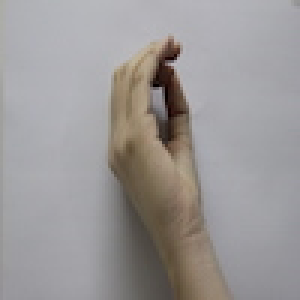
#> input picture db/0/IMG_1189.JPG, 100 x 100 px (shown 3 times larger)
$ python -i basicProcessing.py   (imports and definitions only)
#> lines starting #> are read from the running program, lines starting #| are printed output that depends on the picture; after the words box and inside, x2 and y2 are one past the last pixel; in counts of white or black regions, pixels touching at a corner belong together
#> in threshold, img is the input picture: shape (100, 100, 3); mean B, G, R 151.8, 152.1, 155.5
import cv2
import numpy as np

minBright = 0
maxBright = 255

def convertToGrayscale(img):
    imgGray = cv2.cvtColor(img, cv2.COLOR_BGR2GRAY)
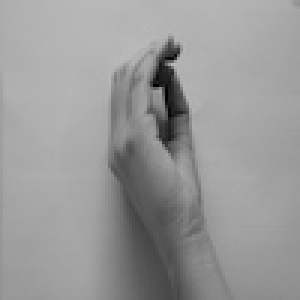
#> imgGray: shape (100, 100) (shown 3 times larger); min 2, max 187, mean 153
    imgGray = cv2.normalize(imgGray, None, minBright, maxBright, norm_type=cv2.NORM_MINMAX)
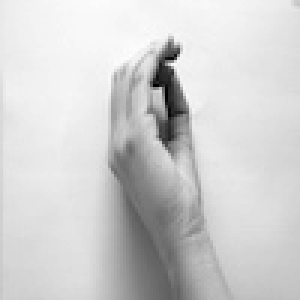
#> imgGray: shape (100, 100) (shown 3 times larger); min 0, max 255, mean 208.2
    return imgGray

def threshold(filePath):
    img = cv2.imread(filePath)
    imgGray = convertToGrayscale(img)

    threshold = 140
    _, imgThresholded = cv2.threshold(imgGray, threshold, maxBright, cv2.THRESH_BINARY_INV)
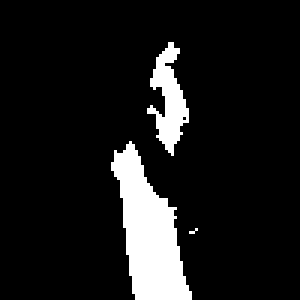
#> imgThresholded: shape (100, 100) (shown 3 times larger); 10.2% white; 3 white regions (1 under 20 px), largest, box (x1, y1, x2, y2) and area: (37, 47, 64, 100) 763, (49, 14, 63, 52) 255
    return imgThresholded


def thresholdAdaptive(imgGray):
    maskSize = 25
    cParam = 2
    imgThresholded = cv2.adaptiveThreshold(imgGray, maxBright, cv2.ADAPTIVE_THRESH_GAUSSIAN_C,\
        cv2.THRESH_BINARY_INV, maskSize, cParam)
    return imgThresholded

#filters out small blobs, connects neighbouring blobs
def openAndClose(img):
    kernel = np.ones((2, 2),np.uint8)
    #img = cv2.morphologyEx(img, cv2.MORPH_OPEN, kernel)

    kernel = np.ones((3, 3),np.uint8)
    img = cv2.morphologyEx(img, cv2.MORPH_CLOSE, kernel)
    return img

>>> result = threshold('../../db/0/IMG_1189.JPG')

$ run again, on db/0/IMG_1290.JPG
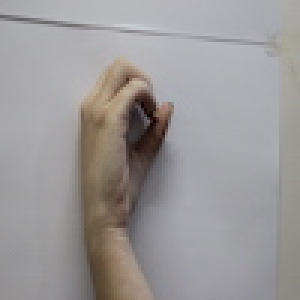
#> input picture db/0/IMG_1290.JPG, 100 x 100 px (shown 3 times larger)
#> in threshold, img is the input picture: shape (100, 100, 3); mean B, G, R 152.4, 152.2, 155.5
#> in convertToGrayscale, `imgGray = cv2.normalize(imgGray, None, minBright, maxBright, norm_type..`:
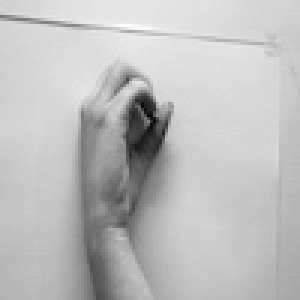
#> imgGray: shape (100, 100) (shown 3 times larger); min 0, max 255, mean 189.9
#> in threshold, `_, imgThresholded = cv2.threshold(imgGray, threshold, maxBright, cv2.T..`:
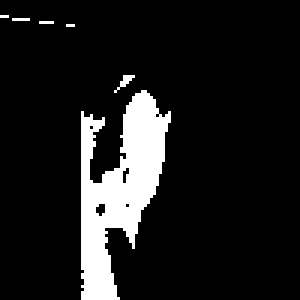
#> imgThresholded: shape (100, 100) (shown 3 times larger); 11.2% white; 6 white regions (5 under 20 px), largest, box (x1, y1, x2, y2) and area: (27, 30, 57, 100) 1090

$ run again, on db/0/IMG_4119.JPG
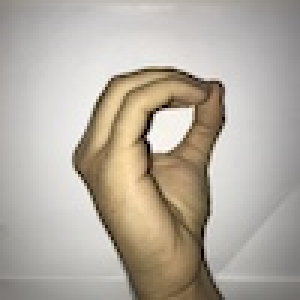
#> input picture db/0/IMG_4119.JPG, 100 x 100 px (shown 3 times larger)
#> in threshold, img is the input picture: shape (100, 100, 3); mean B, G, R 161.2, 172.3, 179.9
#> in convertToGrayscale, `imgGray = cv2.cvtColor(img, cv2.COLOR_BGR2GRAY)`:
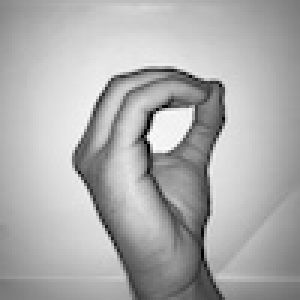
#> imgGray: shape (100, 100) (shown 3 times larger); min 2, max 253, mean 173.4
#> in threshold, `_, imgThresholded = cv2.threshold(imgGray, threshold, maxBright, cv2.T..`:
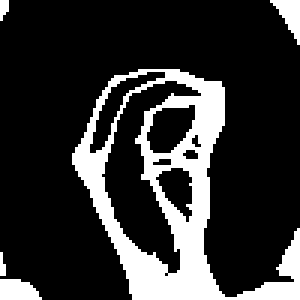
#> imgThresholded: shape (100, 100) (shown 3 times larger); 19.8% white; 5 white regions (2 under 20 px), largest, box (x1, y1, x2, y2) and area: (24, 23, 100, 100) 1793, (0, 93, 14, 100) 80, (90, 0, 100, 15) 74
